Frame 1 (no input): blank canvas, image omitted
Frame 60 (no input): blank canvas, image omitted
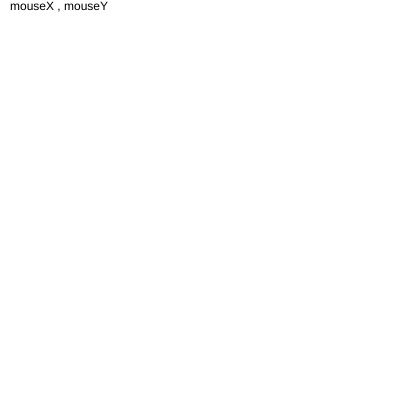
Frame 120 (the mouse pressed at the canvas centre since frame 60)

The p5.js sketch whose frames 1 and 60 were blank and that drew this single picture after the mouse press (run headless with seeded random() and noise() and a simulated clock; from frame 60 on, the mouse is pressed at the canvas centre):

// p5.js sketch
// ── sketch.js
// This is a canvas that is 400x400 with a face that smiles and frowns
// depending on whether or not the mouse is pressed!
// It does not work! The person who wrote this code was
// texting and driving at the same time!
// Can you fix it?


function setup() {
  createCanvas(400, 400);
}

function draw() {

  // the background color
  if (mouseIsPressed) {
    background('red');
  } else {
    background('blue');
  }

  // this ellipse should be 200x200 pixels in the center of the screen
  ellipse(width / 2, height / 2, 200, 200);

  // the mouth - smile if pressed, frown otherwise
  if (mouseIsPressed) {
    arc(200, 210, 130, 100, 0, PI); // smile - (this line is correct)
  } else {
    arc(0, 270, 130, 100, PI, 0); // frown

  }

  // the eyes
  ellipse(170, 180, 40, 40);
  ellipse(230, 180, 40, 40);


  background('white');

  if (mouseIsPressed) {
    print("for debugging");


    text("mouseX" +" , " + "mouseY", 10,10) ; // print mouse locations to canvas

  }
}
